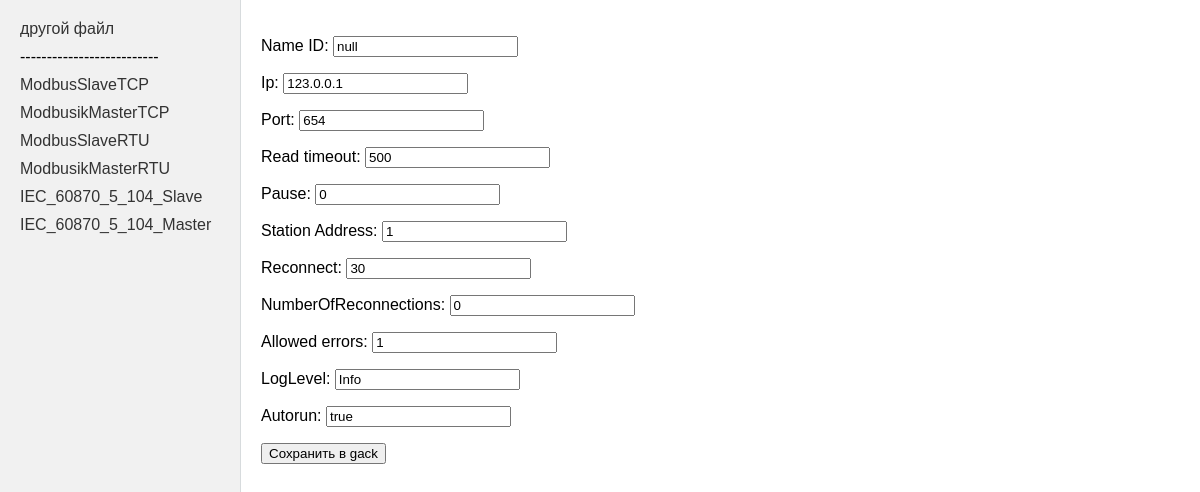
Page /main/controllerInfo/?item=ModbusikMasterTCP on the committed database.
### main/models.py (models this page shows)
class ModbusSlaveTCP(models.Model):
    IP = models.CharField(max_length=15)
    Port = models.CharField(max_length=255)
    Clients_Count = models.IntegerField()
    Device_Address = models.IntegerField()
    Autorun = models.CharField(max_length=255)
    Name_ID = models.CharField(max_length=255, default='null', null=True)
    Sector = models.CharField(max_length=255, default='null', null=True, blank=True)
    Registers = models.CharField(max_length=255, default='null', null=True, blank=True)
    def __str__(self):
        return "ModbusSlaveTCP"

class ModbusikMasterTCP(models.Model):
    Ip = models.CharField(max_length=15)
    Port = models.CharField(max_length=255)
    Read_timeout = models.CharField(max_length=255)
    Pause = models.CharField(max_length=255)
    Station_Address = models.CharField(max_length=255)
    Reconnect = models.IntegerField()
    NumberOfReconnections = models.IntegerField()
    Allowed_errors = models.IntegerField()
    LogLevel = models.CharField(max_length=255)
    Autorun = models.CharField(max_length=255)
    Name_ID = models.CharField(max_length=255, default='null', null=True)
    Sector = models.CharField(max_length=255, default='null', null=True, blank=True)
    Read_registers = models.CharField(max_length=255, default='null', null=True, blank=True)
    Write_registers = models.CharField(max_length=255, default='null', null=True, blank=True)
    Endpoints = models.CharField(max_length=255, default='null', null=True, blank=True)
    def __str__(self):
        return "ModbusikMasterTCP"

class ModbusSlaveRTU(models.Model):
    Port = models.CharField(max_length=255)
    Address = models.IntegerField()
    Speed = models.CharField(max_length=255)
    Parity = models.CharField(max_length=15)
    Stop_bits = models.CharField(max_length=255)
    Data_bits = models.CharField(max_length=255)
    Number_of_reconnections = models.IntegerField()
    Write_messages_in_log = models.CharField(max_length=255)
    Autorun = models.CharField(max_length=255)
    Name_ID = models.CharField(max_length=255, default='null', null=True)
    Sector = models.CharField(max_length=255, default='null', null=True, blank=True)
    Count = models.CharField(max_length=255, blank=True)
    Registers = models.CharField(max_length=255, default='null', null=True, blank=True)
    Registers_type = models.CharField(max_length=255, default='null', null=True, blank=True)
    def __str__(self):
        return "ModbusSlaveRTU"

class ModbusikMasterRTU(models.Model):
    Port = models.CharField(max_length=255)
    Speed = models.CharField(max_length=255)
    Parity = models.CharField(max_length=15)
    Stop_bits = models.CharField(max_length=255)
    Data_bits = models.CharField(max_length=255)
    Number_of_retries = models.IntegerField()
    Read_timeout = models.IntegerField()
    Pause = models.IntegerField()
    Station_Address = models.IntegerField()
    Reconnect = models.IntegerField()
    Allowed_errors = models.IntegerField()
    LogLevel = models.CharField(max_length=255)
    Autorun = models.CharField(max_length=255)
    Name_ID = models.CharField(max_length=255, default='null', null=True)
    Sector = models.CharField(max_length=255, default='null', null=True, blank=True)
    Registers_Type = models.CharField(max_length=255, default='null', null=True, blank=True)
    Start = models.CharField(max_length=255, default='null', null=True, blank=True)
    Data_Type = models.CharField(max_length=255, default='null', null=True, blank=True)
    Count = models.CharField(max_length=255, default='null', null=True, blank=True)
    Bytes_Order = models.CharField(max_length=255, default='null', null=True, blank=True)
    Period = models.CharField(max_length=255, default='null', null=True, blank=True)
    Filter = models.CharField(max_length=255, default='null', null=True, blank=True)
    Name = models.CharField(max_length=255, default='null', null=True, blank=True)
    Composition = models.CharField(max_length=255, default='null', null=True, blank=True)
    Control = models.CharField(max_length=255, default='null', null=True, blank=True)
    Read_registers = models.CharField(max_length=255, default='null', null=True, blank=True)
    Write_registers = models.CharField(max_length=255, default='null', null=True, blank=True)
    def __str__(self):
        return "ModbusikMasterRTU"

class IEC_60870_5_104_Slave(models.Model):
    Port = models.CharField(max_length=255)
    AnswerTimeout = models.IntegerField()
    InfoTimeout = models.IntegerField()
    Downtime = models.IntegerField()
    W = models.IntegerField()
    K = models.IntegerField()
    MaxConnectionCount = models.IntegerField()
    QueueSize = models.IntegerField()
    Filter = models.CharField(max_length=255)
    LogLevel = models.CharField(max_length=255)
    Autorun = models.CharField(max_length=255)
    Name_ID = models.CharField(max_length=255, default='null', null=True)
    Sector = models.CharField(max_length=255, default='null', null=True, blank=True)
    Name = models.CharField(max_length=255, blank=True)
    ASDU = models.IntegerField(null=True, blank=True)
    Address = models.IntegerField(null=True, blank=True)
    Count = models.IntegerField(null=True, blank=True)
    Type = models.CharField(max_length=255, blank=True)
    Groups = models.CharField(max_length=255, blank=True)
    Cause_of_transmission = models.CharField(max_length=255, blank=True)
    IOA = models.IntegerField(null=True, blank=True)
    Range = models.IntegerField(null=True, blank=True)
    Type_send = models.CharField(max_length=255, blank=True)
    Description = models.CharField(max_length=255, default='null', null=True, blank=True)
    Data = models.CharField(max_length=255, default='null', null=True, blank=True)
    Command = models.CharField(max_length=255, default='null', null=True, blank=True)
    Files = models.CharField(max_length=255, default='null', null=True, blank=True)
    def __str__(self):
        return "IEC_60870_5_104_Slave"

class IEC_60870_5_104_Master(models.Model):
    IP = models.CharField(max_length=15)
    Port = models.CharField(max_length=255)
    Reconnect = models.IntegerField()
    T1 = models.IntegerField()
    T2 = models.IntegerField()
    T3 = models.IntegerField()
    W = models.IntegerField()
    K = models.IntegerField()
    TimeSync = models.CharField(max_length=255)
    TimeSyncFormat = models.CharField(max_length=255)
    TimeShift = models.IntegerField()
    Filter = models.CharField(max_length=255)
    NumberOfReconnections = models.IntegerField()
    SplitIntoParts = models.CharField(max_length=255)
    LogLevel = models.CharField(max_length=255)
    Autorun = models.CharField(max_length=255)
    Name_ID = models.CharField(max_length=255, default='null', null=True)
    Sector = models.CharField(max_length=255, default='null', null=True, blank=True)
    Data = models.CharField(max_length=255, default='null', null=True, blank=True)
    Command = models.CharField(max_length=255, default='null', null=True, blank=True)
    Files = models.CharField(max_length=255, default='null', null=True, blank=True)
    Endpoints = models.CharField(max_length=255, default='null', null=True, blank=True)
    Interrogation_periods = models.CharField(max_length=255, default='null', null=True, blank=True)
    def __str__(self):
        return "IEC_60870_5_104_Master"

### main/views.py (the view)
# urls.py: path('controllerInfo/', viewBlocks, name="blockview"),    # http://127.0.0.1:8000/main/controllerInfo   # path('controllerInfo/<str:nameModel>/', edit_my_model, name='edit_my_model'),
def viewBlocks(request):
    listInfo = request.session.get('mypath')
    IGNORE_LIST = ['Sector', 'Registers', 'Read_registers', 'Write_registers', 'Endpoints', 'Registers_type',
                   'Start', 'Data_Type', 'Count', 'Bytes_Order', 'Period', 'Name', 'Composition', 'Control',
                   'Description', 'Data', 'Command', 'Files', 'Read registers', 'Write registers',
                   'Registers type', 'Bytes Order', 'Data Type', 'Interrogation periods',
                   'Interrogation_periods', "IOA", "ASDU", "Type", "Groups", "Cause of transmission",
                   "Range", "Type send", "Registers Type"]  # - динамические элементы
    object_list = [ModbusSlaveTCP.objects.first(), ModbusikMasterTCP.objects.first(),
                   ModbusSlaveRTU.objects.first(), ModbusikMasterRTU.objects.first(),
                   IEC_60870_5_104_Slave.objects.first(), IEC_60870_5_104_Master.objects.first()]
    object_list = [x for x in object_list if x is not None]
    nameModel = request.GET.get('item')
    success_message = None
    model_form_mapping = {
        "IEC_60870_5_104_Master": (IEC_Master_Form, IEC_60870_5_104_Master),
        "IEC_60870_5_104_Slave": (IEC_Slave_Form, IEC_60870_5_104_Slave),
        "ModbusikMasterRTU": (ModbusikMasterRTU_Form, ModbusikMasterRTU),
        "ModbusSlaveRTU": (ModbusSlaveRTU_Form, ModbusSlaveRTU),
        "ModbusikMasterTCP": (ModbusikMasterTCP_Form, ModbusikMasterTCP),
        "ModbusSlaveTCP": (ModbusSlaveTCP_Form, ModbusSlaveTCP),
    }
    if nameModel in model_form_mapping:
        form_class, model_class = model_form_mapping[nameModel]
        current_model = model_class.objects.first()
        if request.method == "POST":
            form = form_class(request.POST, instance=current_model)
            try:
                form.save()
                write_GACSECTOR(listInfo)
                success_message = 'данные изменены!'
            except Exception as e:
                print(e)
                form.add_error(None, 'ошибка сохранения')
        else:
            form = form_class(instance=current_model)
    else:
        form = None
    context = {
        "object_list": object_list,
        "form": form,
        "nameModel": nameModel,
        'success_message': success_message,
        "Ignore": IGNORE_LIST
    }
    return render(request, "main/mainpage.html", context)

### main/forms.py
class ModbusikMasterTCP_Form(forms.ModelForm):
    class Meta:
        model = ModbusikMasterTCP
        fields = ['Name_ID', 'Ip', 'Port', 'Read_timeout', 'Pause', 'Station_Address', 'Reconnect', 'NumberOfReconnections',
                  'Allowed_errors', 'LogLevel', 'Autorun', 'Read_registers', 'Write_registers', 'Endpoints']

### main/templates/main/mainpage.html (shortened to what this page needs)
{% load static %}
<!DOCTYPE html>
<html>
    <head>
        <link type="text/css" href="{% static 'css/style.css' %}" rel="stylesheet" />
    </head>
    <body>
    <div class="sidebar">
        <ul>
            <li><a href="/main">другой файл</a></li>
            <li>--------------------------</li>
            {% for item in object_list %}
                <li><a href="{% url 'blockview' %}?item={{ item }}">{{ item }}</a></li>
            {% endfor %}
        </ul>
    </div>
    <div class="content">
        <form action="{% url 'blockview' %}?item={{nameModel}}" method = "post">
            {% for object in form %}
                {% if object.label not in Ignore %}
                    <p><label class="form-label" > {{object.label}}: </label> {{ object }} </p>
                {% endif %}
                {% if forloop.last %}
                  <button type="submit">Сохранить в gack</button>
                {% endif %}
            {% endfor %}
        </form>
    </div>
    </body>
</html>

### main/static/css/style.css (style rules this page uses)
html, body { font-family: 'Arial'; margin: 0; padding: 0; height: 100%; width: 100%; }
li { list-style-type: none; }
.sidebar { display: flex; flex-direction: column; justify-content: space-between; height: 100vh; width: 200px; border-right: 1px solid #D7DBDD; background-color: #f1f1f1; padding: 20px; float: left; }
.sidebar ul { list-style-type: none; padding: 0; margin: 0; }
.sidebar li { margin-bottom: 10px; }
.sidebar a { text-decoration: none; color: #333; }
.content { display: flex; flex-direction: column; padding: 20px; float: left; }

### rows in the picture
ModbusSlaveTCP: item "ModbusSlaveTCP"
ModbusikMasterTCP: item "ModbusikMasterTCP", form "null" "123.0.0.1" "654" "500" "0" "1" "30" "0" "1" "Info" "true"
ModbusSlaveRTU: item "ModbusSlaveRTU"
ModbusikMasterRTU: item "ModbusikMasterRTU"
IEC_60870_5_104_Slave: item "IEC_60870_5_104_Slave"
IEC_60870_5_104_Master: item "IEC_60870_5_104_Master"

### other values in the picture
{{ object.label }} "Name ID" "Ip" "Port" "Read timeout" "Pause" "Station Address" "Reconnect" "NumberOfReconnections" "Allowed errors" "LogLevel" "Autorun"
